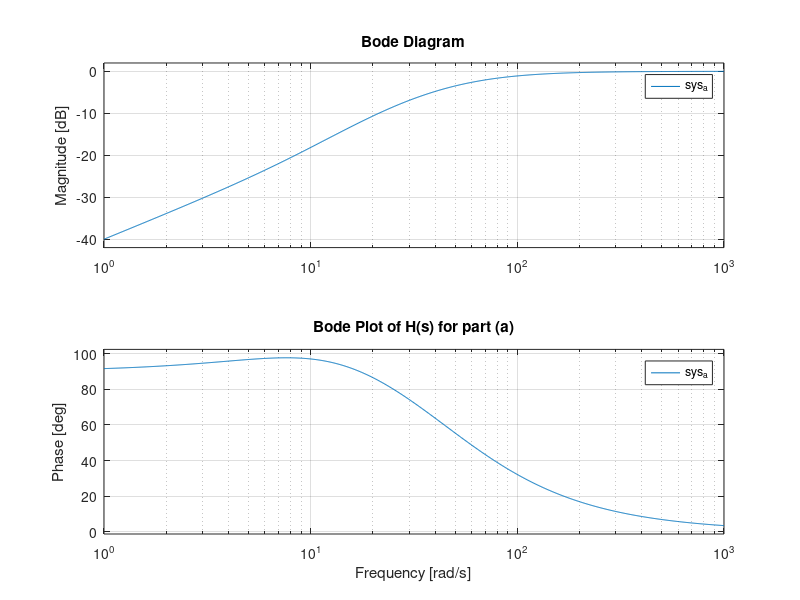
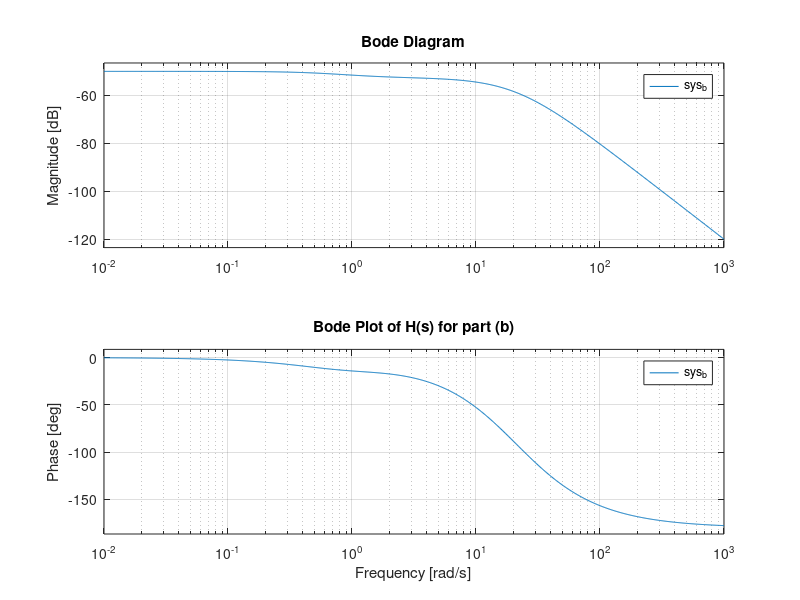

These charts were generated, in order, by the following MATLAB code:
% part (a)
num_a = [1 10 0];
den_a = [1 70 1000];

sys_a = tf(num_a, den_a);
figure;
bode(sys_a);
grid on;
title('Bode Plot of H(s) for part (a)');

% part (b)
num_b = [1 1];
den_b = conv([1 20], [1 22.5 16]);

sys_b = tf(num_b, den_b);
figure;
bode(sys_b);
grid on;
title('Bode Plot of H(s) for part (b)');